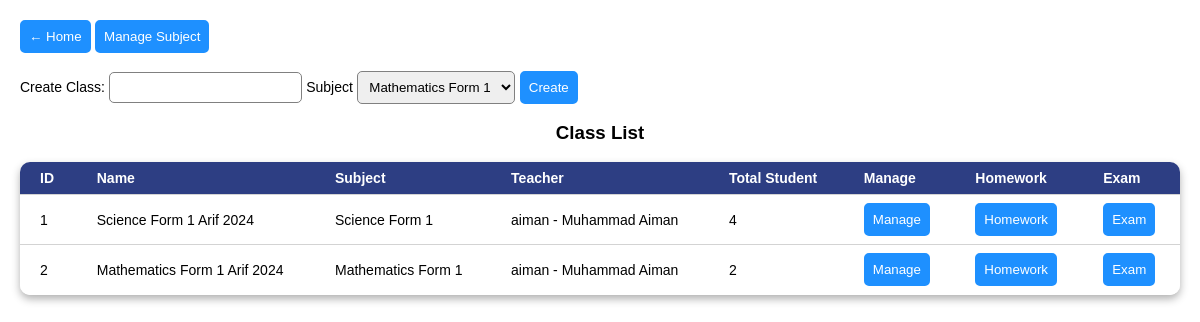
Before: /class.php (signed in) with the older database file.
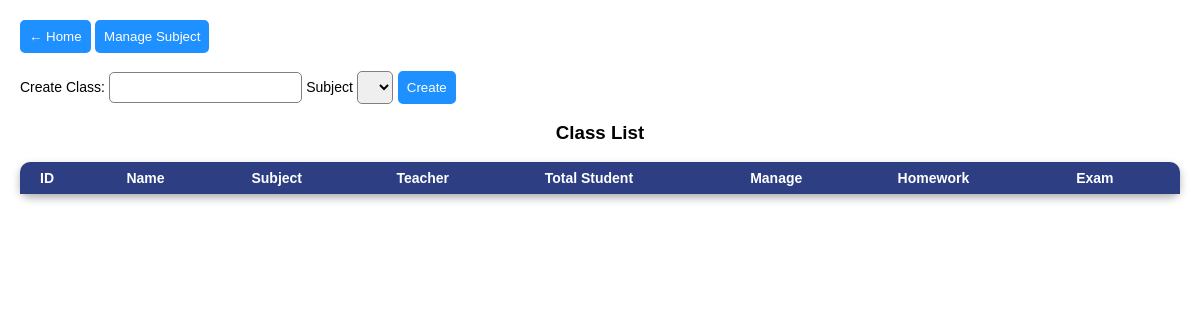
After: the same page with the newer database file.
### tables this page shows
CREATE TABLE `class` (
  `rowid` bigint(20) NOT NULL,
  `teacher_rowid` bigint(20) NOT NULL DEFAULT 0 COMMENT 'Refer to user.rowid',
  `subject_rowid` bigint(20) NOT NULL DEFAULT 0 COMMENT 'Refer to subject.rowid',
  `name` varchar(100) NOT NULL,
  `create_date` datetime NOT NULL DEFAULT current_timestamp()
);

CREATE TABLE `subject` (
  `rowid` bigint(20) NOT NULL,
  `name` varchar(100) NOT NULL,
  `create_date` datetime NOT NULL DEFAULT current_timestamp(),
  `create_user` bigint(20) NOT NULL DEFAULT 0 COMMENT 'Refer to user.rowid'
);

### server/db.class.php (called while the page is built, shortened)
<?php
    class db {
        public $conn;
        private $hostname = "localhost";
        private $databasename = "educonnect";
        private $username = "root";
        private $password = "";
        function __construct($hostname = "", $databasename = "", $username = "", $password = "") {
            try {
                $this->hostname = $hostname != "" ? $hostname : $this->hostname;
                $this->databasename = $databasename != "" ? $databasename : $this->databasename;
                $this->password = $password != "" ? $password : $this->password;
                $this->conn = new PDO("mysql:host=$this->hostname; dbname=$this->databasename", $this->username, $this->password);
                $this->conn->exec("SET CHARACTER SET utf8");
            } catch (Exception $e) {
                $this->add_error_msg($e->getMessage());
            }
        }
        function sql_select($sql) {
            $return = [];
            try{
                $result = $this->conn->query($sql);
                if ($result !== false) {
                    $cols = $result->columnCount();
                    $count = 0;
                    foreach ($result as $row) {
                        $return[$count] = $this->sql_select_clearance($cols, $row);
                        $count++;
                    }
                } else {
                    throw new PDOException("[Error] Wrong SQL");
                }
            }
            catch(PDOException $e) {
                $this->sql_select_result = false;
                $this->sql_select_reason = $e->getMessage();
                $this->add_error_msg($e->getMessage());
                return [];
            }
            return $return;
        }
        function sql_select_clearance($length, $arr) {
            for($l = 0; $l < $length; $l++) {
                unset($arr[$l]);
            }
            return $arr;
        }
    }

### server/user.class.php (called while the page is built, shortened)
<?php
class user {
  private $db;
  function __construct() {
    $this->db = new db();
  }
  function is_login() {
    try {
      $this->rowid = $_SESSION['rowid'];
      $this->userid = $_SESSION['userid'];
      $this->otp = $_SESSION['otp'];
      $this->role = $_SESSION['role'];
      $data = $this->db->sql_select("SELECT rowid FROM user WHERE rowid='$this->rowid' AND userid='$this->userid' AND otp='$this->otp' AND `role`='$this->role'");
      return true;
    } catch (Exception $e) {
      $this->add_error_msg($e->getMessage());
      return false;
    }
  }
}

### server/classs.class.php (the view, shortened to what this page needs)
<?php
class classs{
  private $db;
  private $user;
  function __construct() {
    $this->db = new db();
    $this->user = new user();
  }
  function tc_list() {
    $this->user->is_login();
    $header = $this->user->role == "teacher" ? "<th>Manage</th><th>Homework</th><th>Exam</th>" : "";
    $ret_html = "<tr>"
      .  "<th>ID</th>"
      .  "<th>Name</th>"
      .  "<th>Subject</th>"
      .  "<th>Teacher</th>"
      .  "<th>Total Student</th>"
      ."$header</tr>";
    try {
      foreach ($this->db->sql_select("SELECT A.rowid, A.name, CONCAT(B.userid, ' - ', B.fullname) AS teacher, C.name AS `subject`, (SELECT COUNT(*) FROM class_student WHERE class_rowid=A.rowid) AS student FROM class A LEFT JOIN user B ON A.teacher_rowid=B.rowid LEFT JOIN `subject` C ON A.subject_rowid=C.rowid") as $val) {
        $btn = $this->user->role == "teacher" ? "<td><button onclick=\"manage_class('" . $val['rowid'] . "')\">Manage</button></td><td><button onclick=\"manage_homework('" . $val['rowid'] . "')\">Homework</button></td><td><button onclick=\"manage_exam('" . $val['rowid'] . "')\">Exam</button></td>" : "";
        $ret_html .= "<tr>"
          .  "<td>" . $val['rowid'] . "</td>"
          .  "<td>" . $val['name'] . "</td>"
          .  "<td>" . $val['subject'] . "</td>"
          .  "<td>" . $val['teacher'] . "</td>"
          .  "<td>" . $val['student'] . "</td>"
          ."$btn</tr>";
      }
    } catch (Exception $e) {
      $this->add_error_msg($e->getMessage());
      $ret_html .= "<tr><td colspan='20'>No Class</td></tr>";
    }
    return $ret_html;
  }
}

### class.php (shortened to what this page needs)
<?php
  include 'server/user.class.php';
  include 'server/classs.class.php';
  include 'server/subject.class.php';
  $user = new user();
  $class = new classs();
  $subject = new subject();
?>
<html>
<head>
  <link rel="stylesheet" href="css/setup.css">
</head>
<body>
  <div>
    <button onclick="page('index')">&#8592; Home</button>
    <button <?php if ($user->role != 'teacher') { print "style='display: none'"; } ?> onclick="page('subject')">Manage Subject</button>
    <br><br>
    <div <?php if ($user->role != 'teacher') { print "style='display: none'"; } ?>>
      <label>Create Class: </label>
      <input id="input_class" autocomplete="off">
      <label>Subject</label>
      <select id="input_subject"><?php print $subject->option(); ?></select>
      <button onclick="create()">Create</button>
    </div>
    <br>
    <h3 align="center">Class List</h3>
    <br>
    <table id="table_class" class="table2"><?php print $class->tc_list(); ?></table>
  </div>
</body>
</html>

### server/subject.class.php (shortened to what this page needs)
<?php
class subject {
  private $db;
  function __construct() {
    $this->db = new db();
  }
  function option() {
    try {
      $ret_html = '';
      foreach ($this->db->sql_select("SELECT rowid, `name` FROM `subject`") as $val) {
        $ret_html .= "<option value='" . $val['rowid'] . "'>" . $val['name'] . "</option>";
      }
      return $ret_html;
    } catch (Exception $e) {
      $this->add_error_msg($e->getMessage());
      return "";
    }
  }
}

### css/setup.css (style rules this page uses)
body { margin: 0px; font-family: Arial; }
h1, h2, h3, h4, h5, h6 { margin: 0px; }
.table2 { font-family: Arial; border-collapse: collapse; width: 100%; box-shadow: 0 4px 8px 0 rgba(0, 0, 0, 0.3), 0 3px 10px 0 rgba(0, 0, 0, 0.01); border-radius: 10px; }
.table2 td, .table2 th { padding: 5px 20px; text-align: left; }
.table2 th { font-family: Arial; font-size: 14px; font-weight: bold; padding: 8px 20px; background-color: #2d3e83; color: white; }
.table2 th:first-child { border-top-left-radius: 10px; }
.table2 tr:last-child { border-bottom-left-radius: 10px; border-bottom-right-radius: 10px; }
.table2 th:last-child { border-top-right-radius: 10px; }
.table2 td { height: 50px; background: white; border-top: 1px solid lightgray; font-size: 14px; }
.table2 tr:last-child td:first-child { border-bottom-left-radius: 10px; }
.table2 tr:last-child td:last-child { border-bottom-right-radius: 10px; }

### class.php (style rules this page uses)
body > div { padding: 20px; }
button { padding: 7px; border-radius: 5px; border: 2px solid dodgerblue; background: dodgerblue; color: white; }
label { font-size: 14px; margin-top: 10px; }
input, select { padding: 7px; border-radius: 5px; border: 1px solid gray; }

Changed rows visible on the page:
removed class: rowid "1", name "Science Form 1 Arif 2024", subject.name "Science Form 1", teacher "aiman - Muhammad Aiman", student "4"
removed class: rowid "2", name "Mathematics Form 1 Arif 2024", subject.name "Mathematics Form 1", teacher "aiman - Muhammad Aiman", student "2"
Other visible differences:
form field value: "Mathematics Form 1" → (not shown)
